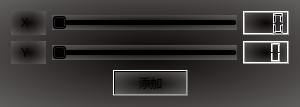
<?xml version="1.0" encoding="UTF-8"?>
<ui version="4.0">
 <class>addPiecewise</class>
 <widget class="QWidget" name="addPiecewise">
  <property name="geometry">
   <rect>
    <x>0</x>
    <y>0</y>
    <width>300</width>
    <height>107</height>
   </rect>
  </property>
  <property name="windowTitle">
   <string>AddPiecewise</string>
  </property>
  <property name="styleSheet">
   <string notr="true">background-color: qradialgradient(spread:pad, cx:0.5, cy:0.5, radius:2, fx:0.5, fy:0.5, stop:0 rgba(10, 5, 5, 255), stop:1 rgba(255, 255, 255, 255));</string>
  </property>
  <layout class="QGridLayout" name="gridLayout">
   <item row="0" column="0">
    <layout class="QVBoxLayout" name="verticalLayout_2">
     <item>
      <layout class="QHBoxLayout" name="horizontalLayout_4">
       <item>
        <widget class="QLabel" name="label">
         <property name="text">
          <string>   X     </string>
         </property>
        </widget>
       </item>
       <item>
        <widget class="QSlider" name="horizontalSlider">
         <property name="maximum">
          <number>255</number>
         </property>
         <property name="orientation">
          <enum>Qt::Horizontal</enum>
         </property>
        </widget>
       </item>
       <item>
        <widget class="QLCDNumber" name="x_LCD">
         <property name="digitCount">
          <number>3</number>
         </property>
        </widget>
       </item>
      </layout>
     </item>
     <item>
      <layout class="QHBoxLayout" name="horizontalLayout_3">
       <item>
        <widget class="QLabel" name="label_2">
         <property name="text">
          <string>   Y     </string>
         </property>
        </widget>
       </item>
       <item>
        <widget class="QSlider" name="horizontalSlider_2">
         <property name="maximum">
          <number>100</number>
         </property>
         <property name="orientation">
          <enum>Qt::Horizontal</enum>
         </property>
        </widget>
       </item>
       <item>
        <widget class="QLCDNumber" name="y_LCD">
         <property name="digitCount">
          <number>3</number>
         </property>
        </widget>
       </item>
      </layout>
     </item>
    </layout>
   </item>
   <item row="1" column="0">
    <layout class="QHBoxLayout" name="horizontalLayout_5">
     <item>
      <spacer name="horizontalSpacer">
       <property name="orientation">
        <enum>Qt::Horizontal</enum>
       </property>
       <property name="sizeHint" stdset="0">
        <size>
         <width>40</width>
         <height>20</height>
        </size>
       </property>
      </spacer>
     </item>
     <item>
      <widget class="QPushButton" name="addPiecewise_BT">
       <property name="text">
        <string>添加</string>
       </property>
      </widget>
     </item>
     <item>
      <spacer name="horizontalSpacer_2">
       <property name="orientation">
        <enum>Qt::Horizontal</enum>
       </property>
       <property name="sizeHint" stdset="0">
        <size>
         <width>40</width>
         <height>20</height>
        </size>
       </property>
      </spacer>
     </item>
    </layout>
   </item>
  </layout>
 </widget>
 <resources/>
 <connections>
  <connection>
   <sender>horizontalSlider</sender>
   <signal>sliderMoved(int)</signal>
   <receiver>x_LCD</receiver>
   <slot>display(int)</slot>
   <hints>
    <hint type="sourcelabel">
     <x>114</x>
     <y>24</y>
    </hint>
    <hint type="destinationlabel">
     <x>282</x>
     <y>24</y>
    </hint>
   </hints>
  </connection>
  <connection>
   <sender>horizontalSlider_2</sender>
   <signal>sliderMoved(int)</signal>
   <receiver>y_LCD</receiver>
   <slot>display(int)</slot>
   <hints>
    <hint type="sourcelabel">
     <x>77</x>
     <y>51</y>
    </hint>
    <hint type="destinationlabel">
     <x>275</x>
     <y>54</y>
    </hint>
   </hints>
  </connection>
 </connections>
</ui>
